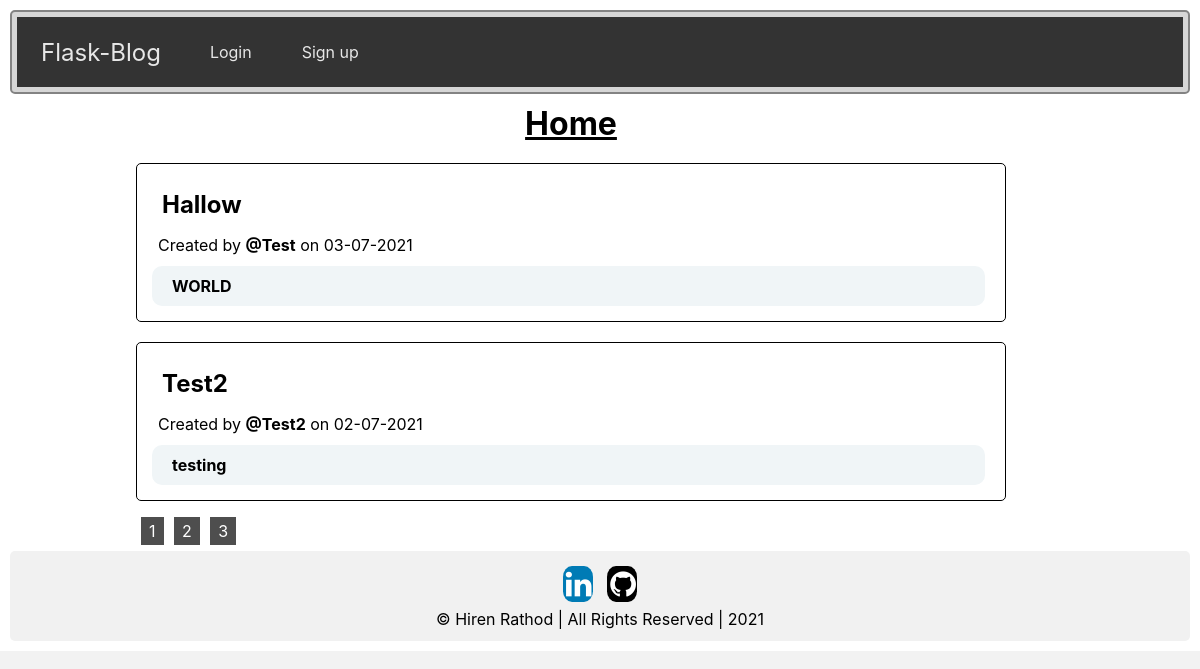
Page /home on the earlier database version.
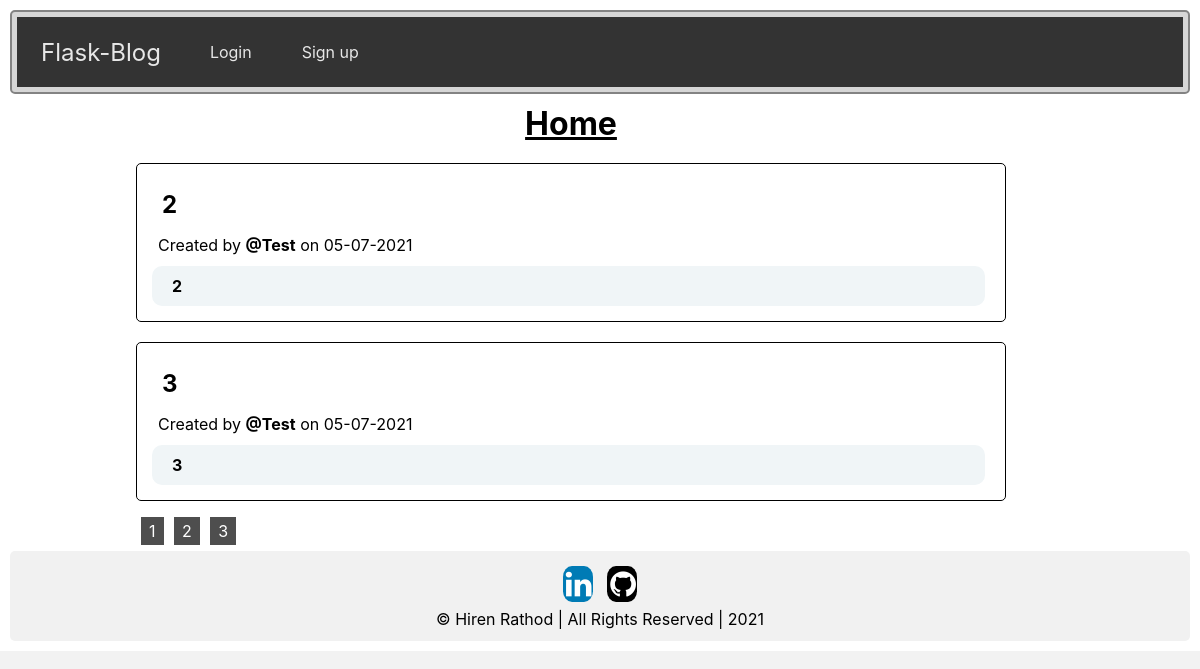
Same page on the later database version.
### website/models.py (models this page shows)
class Post(db.Model):
    id = db.Column(db.Integer, primary_key=True)
    title = db.Column(db.String(100), nullable= False)
    content = db.Column(db.String(5000), nullable= False)
    created = db.Column(db.DateTime, default=datetime.now(), nullable=False)
    user_id = db.Column(db.Integer, db.ForeignKey('user.id'), nullable= False)

class User(db.Model,UserMixin) :
    id = db.Column(db.Integer, primary_key= True)
    name = db.Column(db.String(150), nullable= False)
    email = db.Column(db.String(150), unique= True, nullable= False)
    password = db.Column(db.String(150), nullable= False)
    posts = db.relationship('Post', backref= 'author')

### website/views.py (the view)
@views.route('/')
@views.route('/home')
def home():
    page = request.args.get('page', 1,type=int)
    posts = Post.query.order_by(Post.created.desc()).paginate(page=page, per_page=2)
    return render_template('home.html',posts = posts,user=current_user)

### website/templates/home.html (shortened to what this page needs)
{% extends "base.html" %}
{% block header %}
<h1 style="text-align: center; width:75%; margin-left: 10%;">
  {% block title %}Home{% endblock %}
</h1>
{% endblock %}
{% block content %}
{% for post in posts.items %}
<div class="row">
  <div class="leftcolumn">
    <div class="card">
      <a href="{{ url_for('views.post', id=post.id) }}"><h2>{{ post.title.capitalize() }}</h2></a>
      <p>Created by <strong>@{{ post.author.name.capitalize() }}</strong> on {{ post.created.strftime('%d-%m-%Y') }}</p>
      <h4 class="content">
        {{ post.content }}
      </h4>
    </div>
  </div>
</div>
{% endfor %}
<div class="page">
  {% for page_num in posts.iter_pages(left_edge=1, right_edge=1, left_current=1, right_current=2) %}
  {% if page_num %}
    {% if posts.page == page_num %}
      <a class="page-button" href="{{ url_for('views.home', page=page_num) }}">{{ page_num }}</a>
    {% else %}
      <a class="page-button" href="{{ url_for('views.home', page=page_num) }}">{{ page_num }}</a>
    {% endif %}
  {% else %}
    ...
  {% endif %}
{% endfor %}
</div>
<div class="footer">
  <a href="https://in.linkedin.com/in/hiren-rathod-1b20991b6" class="fa fa-linkedin" target="blank"></a>
  <a href="https://github.com/hiren054" class="fa fa-github" target="blank"></a>
  <p>&copy Hiren Rathod | All Rights Reserved | 2021</p>
</div>
{% endblock %}

### website/templates/base.html (shortened to what this page needs)
<!DOCTYPE html>
<html lang="en">
<head>
  <link rel="stylesheet" href="https://cdnjs.cloudflare.com/ajax/libs/font-awesome/4.7.0/css/font-awesome.min.css">
  <link type="text/css" rel="stylesheet" href="{{ url_for('static', filename='/style.css') }}">
</head>
<body>
  <div class="sticky">
  <nav class="navbar">
    <a href="{{ url_for('views.home') }}" class="brand">Flask-Blog</a>
    <ul>
      {% if current_user.is_authenticated %}
      <li>
        <h1 style="color: #ffc400; font-size: 25px; ">Welcome {{ user.name.capitalize() }}</h1>
      </li>
      <li>
        <a href="{{ url_for('views.create') }}">New post</a>
      </li>
      <li>
        <a href="{{ url_for('auth.logout') }}">Logout</a>
      </li>
      {% else %}
      <li>
        <a href="{{ url_for('auth.login') }}">Login</a>
      </li>
      <li>
        <a href="{{ url_for('auth.signup') }}">Sign up</a>
      </li>
      {% endif %}
    </ul>
  </nav>
</div>
<header>
  {% block header %}{% endblock %}
</header>
  {% block content %} {% endblock%}
</body>
</html>

### website/static/style.css (style rules this page uses)
* { box-sizing: border-box; padding: 0; margin: 0; }
body { font-family: -apple-system, BlinkMacSystemFont, 'Segoe UI', Roboto, Oxygen, Ubuntu, Cantarell, 'Open Sans', 'Helvetica Neue', sans-serif; background-color: #ffffff; padding: 10px; }
html { height: auto; background-color: #f2f2f2 ; }
a { text-decoration: none; color: #000000; transition: background-color .5s; }
.navbar { background-color: #333333; display: flex; align-items:center; }
.navbar a { color: #e7e7e7; }
.brand { color: #ffffff; }
.navbar .brand { display: block; padding: 0 24px; font-size: 24px; }
.navbar ul { margin: 0; padding: 0; list-style-type: none; display: flex; align-items:center; justify-content: flex-start; }
.navbar ul li a { color: #e7e7e7; padding: 25px; display: block; }
.footer { background-color: #f1f1f1; padding: 10px; text-align: center; }
div.sticky { position: -webkit-sticky; position: sticky; top: 0; padding: 5px; background-color: #d6d6d6; border: 2px solid #838383; }
.page { align-items: center; width: fit-content; margin-left: 10%; background-color: #ffffff; }
.page-button { background-color: #4e4e4e; border: none; color: #ffffff; padding: 4px 8px; margin: 3px; text-decoration: none; font-size: 16px; }
div { border-radius: 5px; padding: 10px; }
.fa { padding: 3px; font-size: 30px; width: 30px; text-align: center; text-decoration: none; bottom: 0; margin: 5px 5px; border-radius: 30%; }
.fa-github { background: black; color: white; }
.fa-linkedin { background: #007bb5; color: white; }
p { padding: 1px; margin: 1px; }
.leftcolumn { float: left; width: 75%; margin-left: 10%; border: 1px solid rgb(0, 0, 0); padding: 5px; padding-top: 1px; padding-left: 5px; padding-bottom: 5px; }
.card { background-color: white; padding: 5px; margin-top: 5px; margin-right: 10px; }
.card h2 { padding: 10px; margin: 5px; width: fit-content; transition: .5S; }
.card p { margin-bottom: 10px; margin-left: 10px; }
.card h4 { background-color: #f0f5f7; padding-left: 20px; padding-bottom: 10px; padding-top: 10px; width: auto; border-radius: 10px; margin-bottom: 5px; margin-left: 5px; margin-top: 5px ; display: block; }
.row:after { content: ""; display: table; clear: both; }
header { padding: 10px; text-decoration: underline; }
.content { color: #000000; text-transform: initial; }

Differences in the rows shown:
removed Post: title "Hallow", author.name "Test", created "03-07-2021", content "WORLD"
no longer on this page (row edited): Post: title "Test2", author.name "Test2", created "02-07-2021", content "testing"
added Post: title "2", author.name "Test", created "05-07-2021", content "2"
now on this page (row edited): Post: title "3", author.name "Test", created "05-07-2021", content "3"
